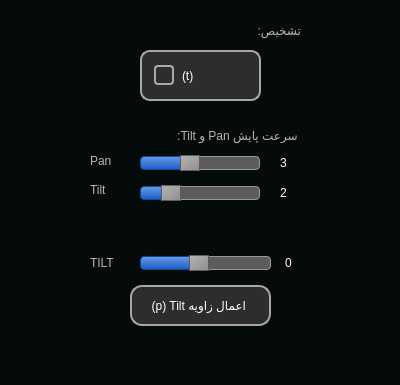
<?xml version="1.0" encoding="UTF-8"?>
<ui version="4.0">
 <class>Form</class>
 <widget class="QWidget" name="Form">
  <property name="geometry">
   <rect>
    <x>0</x>
    <y>0</y>
    <width>400</width>
    <height>385</height>
   </rect>
  </property>
  <property name="windowTitle">
   <string>Form</string>
  </property>
  <property name="styleSheet">
   <string notr="true">background-color: rgb(5,10 ,10);
margin: &quot;auto&quot;</string>
  </property>
  <widget class="QLabel" name="TILT_DEG">
   <property name="geometry">
    <rect>
     <x>285</x>
     <y>255</y>
     <width>31</width>
     <height>16</height>
    </rect>
   </property>
   <property name="styleSheet">
    <string notr="true">color: rgb(255, 255, 255);
</string>
   </property>
   <property name="text">
    <string>0</string>
   </property>
  </widget>
  <widget class="QPushButton" name="T_SETTINGS_APPLY">
   <property name="geometry">
    <rect>
     <x>130</x>
     <y>285</y>
     <width>141</width>
     <height>41</height>
    </rect>
   </property>
   <property name="styleSheet">
    <string notr="true">QPushButton#T_SETTINGS_APPLY {
    background-color: #2d2d2d;
    color: white;
    font: 10pt &quot;IRANSans&quot;, &quot;Vazir&quot;, &quot;Segoe UI&quot;;
    border: 2px solid #a8a8a8; /* sky-400 / آبی نئون */
    border-radius: 12px;
    padding: 8px 16px;
}

QPushButton#T_SETTINGS_APPLY:hover {
    background-color: #3a3a3a;
    border-color: #7dd3fc; /* آبی روشن‌تر در حالت hover */
}

QPushButton#T_SETTINGS_APPLY:pressed {
    background-color: #1f1f1f;
    border-color: #bae6fd;
}

QPushButton#T_SETTINGS_APPLY:disabled {
    background-color: #444;
    color: #999;
    border-color: #666;
}
</string>
   </property>
   <property name="text">
    <string>(p) Tilt اعمال زاویه </string>
   </property>
   <property name="shortcut">
    <string>P</string>
   </property>
  </widget>
  <widget class="QSlider" name="TILT_BAR">
   <property name="geometry">
    <rect>
     <x>140</x>
     <y>255</y>
     <width>131</width>
     <height>16</height>
    </rect>
   </property>
   <property name="styleSheet">
    <string notr="true">/* Basic QSlider styling */
QSlider {
    background: transparent;
}

/* Styling for the groove (the background of the slider) */
QSlider::groove:horizontal {
    border: 1px solid #999999;
    height: 8px;
    background: qlineargradient(x1:0, y1:0, x2:0, y2:1, stop:0 #B1B1B1, stop:1 #c4c4c4);
    margin: 2px 0;
    border-radius: 4px;
}

QSlider::groove:vertical {
    border: 1px solid #999999;
    width: 8px;
    background: qlineargradient(x1:0, y1:0, x2:1, y2:0, stop:0 #B1B1B1, stop:1 #c4c4c4);
    margin: 0 2px;
    border-radius: 4px;
}

/* Styling for the handle (the draggable part) */
QSlider::handle:horizontal {
    background: qlineargradient(x1:0, y1:0, x2:1, y2:1, stop:0 #b4b4b4, stop:1 #8f8f8f);
    border: 1px solid #5c5c5c;
    width: 18px;
    margin: -4px 0; /* expand outside the groove */
    border-radius: 9px;
}

QSlider::handle:vertical {
    background: qlineargradient(x1:0, y1:0, x2:1, y2:1, stop:0 #b4b4b4, stop:1 #8f8f8f);
    border: 1px solid #5c5c5c;
    height: 18px;
    margin: 0 -4px; /* expand outside the groove */
    border-radius: 9px;
}

/* Styling for the add-page (the part before the handle) */
QSlider::add-page:horizontal {
    background: #5c5c5c;
    border: 1px solid #999999;
    height: 8px;
    border-radius: 4px;
}

QSlider::add-page:vertical {
    background: #5c5c5c;
    border: 1px solid #999999;
    width: 8px;
    border-radius: 4px;
}

/* Styling for the sub-page (the part after the handle) */
QSlider::sub-page:horizontal {
    background: qlineargradient(x1:0, y1:0, x2:0, y2:1, stop:0 #6a9ae2, stop:1 #1a5dc9);
    border: 1px solid #0a4a9b;
    height: 8px;
    border-radius: 4px;
}

QSlider::sub-page:vertical {
    background: qlineargradient(x1:0, y1:0, x2:1, y2:0, stop:0 #6a9ae2, stop:1 #1a5dc9);
    border: 1px solid #0a4a9b;
    width: 8px;
    border-radius: 4px;
}

/* Optional: Style for when the slider is pressed */
QSlider::handle:horizontal:pressed {
    background: qlineargradient(x1:0, y1:0, x2:1, y2:1, stop:0 #dadada, stop:1 #8f8f8f);
}

QSlider::handle:vertical:pressed {
    background: qlineargradient(x1:0, y1:0, x2:1, y2:1, stop:0 #dadada, stop:1 #8f8f8f);
}</string>
   </property>
   <property name="minimum">
    <number>-40</number>
   </property>
   <property name="maximum">
    <number>50</number>
   </property>
   <property name="value">
    <number>0</number>
   </property>
   <property name="orientation">
    <enum>Qt::Orientation::Horizontal</enum>
   </property>
  </widget>
  <widget class="QLabel" name="TILT_SPEED">
   <property name="geometry">
    <rect>
     <x>280</x>
     <y>185</y>
     <width>31</width>
     <height>16</height>
    </rect>
   </property>
   <property name="styleSheet">
    <string notr="true">color: rgb(255, 255, 255);
</string>
   </property>
   <property name="text">
    <string>2</string>
   </property>
  </widget>
  <widget class="QLabel" name="PAN_SPEED">
   <property name="geometry">
    <rect>
     <x>280</x>
     <y>155</y>
     <width>31</width>
     <height>16</height>
    </rect>
   </property>
   <property name="styleSheet">
    <string notr="true">color: rgb(255, 255, 255);
</string>
   </property>
   <property name="text">
    <string>3</string>
   </property>
  </widget>
  <widget class="QLabel" name="TILT_LABEL">
   <property name="geometry">
    <rect>
     <x>90</x>
     <y>250</y>
     <width>41</width>
     <height>25</height>
    </rect>
   </property>
   <property name="autoFillBackground">
    <bool>false</bool>
   </property>
   <property name="styleSheet">
    <string notr="true">color: #b5b5b5;
font: 700 10pt &quot;Segoe UI&quot;;</string>
   </property>
   <property name="frameShape">
    <enum>QFrame::Shape::NoFrame</enum>
   </property>
   <property name="text">
    <string>TILT</string>
   </property>
   <property name="scaledContents">
    <bool>false</bool>
   </property>
   <property name="wordWrap">
    <bool>false</bool>
   </property>
   <property name="openExternalLinks">
    <bool>false</bool>
   </property>
  </widget>
  <widget class="QLabel" name="pan_speed_text">
   <property name="geometry">
    <rect>
     <x>90</x>
     <y>145</y>
     <width>30</width>
     <height>31</height>
    </rect>
   </property>
   <property name="styleSheet">
    <string notr="true">color: #b5b5b5;
font: 700 10pt &quot;Segoe UI&quot;;</string>
   </property>
   <property name="text">
    <string>Pan</string>
   </property>
  </widget>
  <widget class="QSlider" name="MAN_PAN_SPEED">
   <property name="geometry">
    <rect>
     <x>140</x>
     <y>155</y>
     <width>120</width>
     <height>16</height>
    </rect>
   </property>
   <property name="styleSheet">
    <string notr="true">/* Basic QSlider styling */
QSlider {
    background: transparent;
}

/* Styling for the groove (the background of the slider) */
QSlider::groove:horizontal {
    border: 1px solid #999999;
    height: 8px;
    background: qlineargradient(x1:0, y1:0, x2:0, y2:1, stop:0 #B1B1B1, stop:1 #c4c4c4);
    margin: 2px 0;
    border-radius: 4px;
}

QSlider::groove:vertical {
    border: 1px solid #999999;
    width: 8px;
    background: qlineargradient(x1:0, y1:0, x2:1, y2:0, stop:0 #B1B1B1, stop:1 #c4c4c4);
    margin: 0 2px;
    border-radius: 4px;
}

/* Styling for the handle (the draggable part) */
QSlider::handle:horizontal {
    background: qlineargradient(x1:0, y1:0, x2:1, y2:1, stop:0 #b4b4b4, stop:1 #8f8f8f);
    border: 1px solid #5c5c5c;
    width: 18px;
    margin: -4px 0; /* expand outside the groove */
    border-radius: 9px;
}

QSlider::handle:vertical {
    background: qlineargradient(x1:0, y1:0, x2:1, y2:1, stop:0 #b4b4b4, stop:1 #8f8f8f);
    border: 1px solid #5c5c5c;
    height: 18px;
    margin: 0 -4px; /* expand outside the groove */
    border-radius: 9px;
}

/* Styling for the add-page (the part before the handle) */
QSlider::add-page:horizontal {
    background: #5c5c5c;
    border: 1px solid #999999;
    height: 8px;
    border-radius: 4px;
}

QSlider::add-page:vertical {
    background: #5c5c5c;
    border: 1px solid #999999;
    width: 8px;
    border-radius: 4px;
}

/* Styling for the sub-page (the part after the handle) */
QSlider::sub-page:horizontal {
    background: qlineargradient(x1:0, y1:0, x2:0, y2:1, stop:0 #6a9ae2, stop:1 #1a5dc9);
    border: 1px solid #0a4a9b;
    height: 8px;
    border-radius: 4px;
}

QSlider::sub-page:vertical {
    background: qlineargradient(x1:0, y1:0, x2:1, y2:0, stop:0 #6a9ae2, stop:1 #1a5dc9);
    border: 1px solid #0a4a9b;
    width: 8px;
    border-radius: 4px;
}

/* Optional: Style for when the slider is pressed */
QSlider::handle:horizontal:pressed {
    background: qlineargradient(x1:0, y1:0, x2:1, y2:1, stop:0 #dadada, stop:1 #8f8f8f);
}

QSlider::handle:vertical:pressed {
    background: qlineargradient(x1:0, y1:0, x2:1, y2:1, stop:0 #dadada, stop:1 #8f8f8f);
}</string>
   </property>
   <property name="minimum">
    <number>1</number>
   </property>
   <property name="maximum">
    <number>6</number>
   </property>
   <property name="singleStep">
    <number>1</number>
   </property>
   <property name="value">
    <number>3</number>
   </property>
   <property name="sliderPosition">
    <number>3</number>
   </property>
   <property name="orientation">
    <enum>Qt::Orientation::Horizontal</enum>
   </property>
  </widget>
  <widget class="QLabel" name="label">
   <property name="geometry">
    <rect>
     <x>90</x>
     <y>125</y>
     <width>211</width>
     <height>20</height>
    </rect>
   </property>
   <property name="styleSheet">
    <string notr="true">font: bold 10pt  &quot;Ubuntu Sans&quot;;
color: #b5b5b5;
</string>
   </property>
   <property name="text">
    <string> سرعت پایش Pan و Tilt:</string>
   </property>
  </widget>
  <widget class="QSlider" name="MAN_TILT_SPEED">
   <property name="geometry">
    <rect>
     <x>140</x>
     <y>185</y>
     <width>120</width>
     <height>16</height>
    </rect>
   </property>
   <property name="styleSheet">
    <string notr="true">/* Basic QSlider styling */
QSlider {
    background: transparent;
}

/* Styling for the groove (the background of the slider) */
QSlider::groove:horizontal {
    border: 1px solid #999999;
    height: 8px;
    background: qlineargradient(x1:0, y1:0, x2:0, y2:1, stop:0 #B1B1B1, stop:1 #c4c4c4);
    margin: 2px 0;
    border-radius: 4px;
}

QSlider::groove:vertical {
    border: 1px solid #999999;
    width: 8px;
    background: qlineargradient(x1:0, y1:0, x2:1, y2:0, stop:0 #B1B1B1, stop:1 #c4c4c4);
    margin: 0 2px;
    border-radius: 4px;
}

/* Styling for the handle (the draggable part) */
QSlider::handle:horizontal {
    background: qlineargradient(x1:0, y1:0, x2:1, y2:1, stop:0 #b4b4b4, stop:1 #8f8f8f);
    border: 1px solid #5c5c5c;
    width: 18px;
    margin: -4px 0; /* expand outside the groove */
    border-radius: 9px;
}

QSlider::handle:vertical {
    background: qlineargradient(x1:0, y1:0, x2:1, y2:1, stop:0 #b4b4b4, stop:1 #8f8f8f);
    border: 1px solid #5c5c5c;
    height: 18px;
    margin: 0 -4px; /* expand outside the groove */
    border-radius: 9px;
}

/* Styling for the add-page (the part before the handle) */
QSlider::add-page:horizontal {
    background: #5c5c5c;
    border: 1px solid #999999;
    height: 8px;
    border-radius: 4px;
}

QSlider::add-page:vertical {
    background: #5c5c5c;
    border: 1px solid #999999;
    width: 8px;
    border-radius: 4px;
}

/* Styling for the sub-page (the part after the handle) */
QSlider::sub-page:horizontal {
    background: qlineargradient(x1:0, y1:0, x2:0, y2:1, stop:0 #6a9ae2, stop:1 #1a5dc9);
    border: 1px solid #0a4a9b;
    height: 8px;
    border-radius: 4px;
}

QSlider::sub-page:vertical {
    background: qlineargradient(x1:0, y1:0, x2:1, y2:0, stop:0 #6a9ae2, stop:1 #1a5dc9);
    border: 1px solid #0a4a9b;
    width: 8px;
    border-radius: 4px;
}

/* Optional: Style for when the slider is pressed */
QSlider::handle:horizontal:pressed {
    background: qlineargradient(x1:0, y1:0, x2:1, y2:1, stop:0 #dadada, stop:1 #8f8f8f);
}

QSlider::handle:vertical:pressed {
    background: qlineargradient(x1:0, y1:0, x2:1, y2:1, stop:0 #dadada, stop:1 #8f8f8f);
}</string>
   </property>
   <property name="minimum">
    <number>1</number>
   </property>
   <property name="maximum">
    <number>6</number>
   </property>
   <property name="value">
    <number>2</number>
   </property>
   <property name="orientation">
    <enum>Qt::Orientation::Horizontal</enum>
   </property>
  </widget>
  <widget class="QLabel" name="tilt_speed_text">
   <property name="geometry">
    <rect>
     <x>90</x>
     <y>180</y>
     <width>41</width>
     <height>20</height>
    </rect>
   </property>
   <property name="styleSheet">
    <string notr="true">color: #b5b5b5;
font: 700 10pt &quot;Segoe UI&quot;;</string>
   </property>
   <property name="text">
    <string>Tilt</string>
   </property>
  </widget>
  <widget class="QLabel" name="detection_label">
   <property name="geometry">
    <rect>
     <x>220</x>
     <y>20</y>
     <width>81</width>
     <height>20</height>
    </rect>
   </property>
   <property name="styleSheet">
    <string notr="true">font: bold 10pt  &quot;Ubuntu Sans&quot;;
color: #b5b5b5;
</string>
   </property>
   <property name="text">
    <string>تشخیص:</string>
   </property>
  </widget>
  <widget class="QCheckBox" name="TARGET">
   <property name="enabled">
    <bool>true</bool>
   </property>
   <property name="geometry">
    <rect>
     <x>140</x>
     <y>50</y>
     <width>121</width>
     <height>51</height>
    </rect>
   </property>
   <property name="acceptDrops">
    <bool>false</bool>
   </property>
   <property name="autoFillBackground">
    <bool>false</bool>
   </property>
   <property name="styleSheet">
    <string notr="true">QCheckBox#TARGET {
    font: 11pt &quot;IRANSans&quot;, &quot;Vazir&quot;, &quot;Segoe UI&quot;;
    color: white;
    spacing: 8px;
    padding: 6px 12px;
    background-color: #2d2d2d;
    border: 2px solid #a8a8a8;
    border-radius: 10px;
    direction: rtl; /* جهت راست به چپ برای متن فارسی */
}

QCheckBox#TARGET::indicator {
    width: 16px;
    height: 16px;
    border: 2px solid #a8a8a8;
    background-color: transparent;
    border-radius: 4px;
}

QCheckBox#TARGET::indicator:checked {
    background-color: #21cbe6;
}

QCheckBox#TARGET:hover {
    background-color: #3a3a3a;
    border-color: #21cbe6;
}
</string>
   </property>
   <property name="text">
    <string>(t)</string>
   </property>
   <property name="icon">
    <iconset>
     <normaloff>icons/drone.png</normaloff>icons/drone.png</iconset>
   </property>
   <property name="iconSize">
    <size>
     <width>32</width>
     <height>32</height>
    </size>
   </property>
   <property name="checked">
    <bool>false</bool>
   </property>
   <property name="tristate">
    <bool>false</bool>
   </property>
  </widget>
 </widget>
 <resources/>
 <connections>
  <connection>
   <sender>MAN_PAN_SPEED</sender>
   <signal>valueChanged(int)</signal>
   <receiver>PAN_SPEED</receiver>
   <slot>setNum(int)</slot>
   <hints>
    <hint type="sourcelabel">
     <x>239</x>
     <y>159</y>
    </hint>
    <hint type="destinationlabel">
     <x>289</x>
     <y>163</y>
    </hint>
   </hints>
  </connection>
  <connection>
   <sender>MAN_TILT_SPEED</sender>
   <signal>valueChanged(int)</signal>
   <receiver>TILT_SPEED</receiver>
   <slot>setNum(int)</slot>
   <hints>
    <hint type="sourcelabel">
     <x>214</x>
     <y>198</y>
    </hint>
    <hint type="destinationlabel">
     <x>281</x>
     <y>194</y>
    </hint>
   </hints>
  </connection>
  <connection>
   <sender>TILT_BAR</sender>
   <signal>valueChanged(int)</signal>
   <receiver>TILT_DEG</receiver>
   <slot>setNum(int)</slot>
   <hints>
    <hint type="sourcelabel">
     <x>243</x>
     <y>264</y>
    </hint>
    <hint type="destinationlabel">
     <x>289</x>
     <y>262</y>
    </hint>
   </hints>
  </connection>
 </connections>
</ui>
